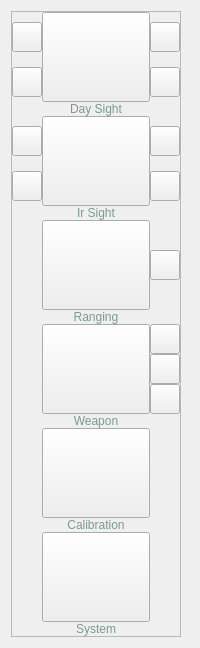
     <widget class="QWidget" name="widget" native="true">
      <layout class="QVBoxLayout" name="verticalLayout">
       <item>
        <widget class="QFrame" name="frame_2">
         <property name="maximumSize">
          <size>
           <width>170</width>
           <height>16777215</height>
          </size>
         </property>
         <property name="frameShape">
          <enum>QFrame::StyledPanel</enum>
         </property>
         <property name="frameShadow">
          <enum>QFrame::Raised</enum>
         </property>
         <layout class="QGridLayout" name="gridLayout_2">
          <property name="leftMargin">
           <number>0</number>
          </property>
          <property name="topMargin">
           <number>0</number>
          </property>
          <property name="rightMargin">
           <number>0</number>
          </property>
          <property name="bottomMargin">
           <number>0</number>
          </property>
          <property name="spacing">
           <number>0</number>
          </property>
          <item row="0" column="1" rowspan="2">
           <widget class="QPushButton" name="bt_f_1">
            <property name="sizePolicy">
             <sizepolicy hsizetype="Minimum" vsizetype="Expanding">
              <horstretch>0</horstretch>
              <verstretch>0</verstretch>
             </sizepolicy>
            </property>
            <property name="minimumSize">
             <size>
              <width>100</width>
              <height>90</height>
             </size>
            </property>
            <property name="text">
             <string/>
            </property>
            <property name="checkable">
             <bool>true</bool>
            </property>
            <property name="autoExclusive">
             <bool>true</bool>
            </property>
           </widget>
          </item>
          <item row="8" column="2">
           <widget class="QPushButton" name="bt_f_4_1">
            <property name="sizePolicy">
             <sizepolicy hsizetype="Minimum" vsizetype="Minimum">
              <horstretch>0</horstretch>
              <verstretch>0</verstretch>
             </sizepolicy>
            </property>
            <property name="minimumSize">
             <size>
              <width>30</width>
              <height>30</height>
             </size>
            </property>
            <property name="maximumSize">
             <size>
              <width>30</width>
              <height>30</height>
             </size>
            </property>
            <property name="text">
             <string/>
            </property>
            <property name="checkable">
             <bool>true</bool>
            </property>
            <property name="autoExclusive">
             <bool>false</bool>
            </property>
           </widget>
          </item>
          <item row="0" column="0">
           <widget class="QPushButton" name="bt_f_1_2">
            <property name="sizePolicy">
             <sizepolicy hsizetype="Minimum" vsizetype="Minimum">
              <horstretch>0</horstretch>
              <verstretch>0</verstretch>
             </sizepolicy>
            </property>
            <property name="minimumSize">
             <size>
              <width>30</width>
              <height>30</height>
             </size>
            </property>
            <property name="maximumSize">
             <size>
              <width>30</width>
              <height>30</height>
             </size>
            </property>
            <property name="text">
             <string/>
            </property>
            <property name="checkable">
             <bool>true</bool>
            </property>
            <property name="autoExclusive">
             <bool>false</bool>
            </property>
           </widget>
          </item>
          <item row="8" column="1" rowspan="3">
           <widget class="QPushButton" name="bt_f_4">
            <property name="sizePolicy">
             <sizepolicy hsizetype="Minimum" vsizetype="Expanding">
              <horstretch>0</horstretch>
              <verstretch>0</verstretch>
             </sizepolicy>
            </property>
            <property name="minimumSize">
             <size>
              <width>100</width>
              <height>90</height>
             </size>
            </property>
            <property name="text">
             <string/>
            </property>
            <property name="checkable">
             <bool>true</bool>
            </property>
            <property name="checked">
             <bool>false</bool>
            </property>
            <property name="autoExclusive">
             <bool>true</bool>
            </property>
           </widget>
          </item>
          <item row="6" column="1">
           <widget class="QPushButton" name="bt_f_3">
            <property name="sizePolicy">
             <sizepolicy hsizetype="Minimum" vsizetype="Expanding">
              <horstretch>0</horstretch>
              <verstretch>0</verstretch>
             </sizepolicy>
            </property>
            <property name="minimumSize">
             <size>
              <width>100</width>
              <height>90</height>
             </size>
            </property>
            <property name="text">
             <string/>
            </property>
            <property name="checkable">
             <bool>true</bool>
            </property>
            <property name="autoExclusive">
             <bool>true</bool>
            </property>
           </widget>
          </item>
          <item row="3" column="2">
           <widget class="QPushButton" name="bt_f_2_3">
            <property name="sizePolicy">
             <sizepolicy hsizetype="Minimum" vsizetype="Minimum">
              <horstretch>0</horstretch>
              <verstretch>0</verstretch>
             </sizepolicy>
            </property>
            <property name="minimumSize">
             <size>
              <width>30</width>
              <height>30</height>
             </size>
            </property>
            <property name="maximumSize">
             <size>
              <width>30</width>
              <height>30</height>
             </size>
            </property>
            <property name="text">
             <string/>
            </property>
            <property name="checkable">
             <bool>true</bool>
            </property>
            <property name="autoExclusive">
             <bool>false</bool>
            </property>
           </widget>
          </item>
          <item row="12" column="1" rowspan="2">
           <widget class="QPushButton" name="bt_f_5">
            <property name="sizePolicy">
             <sizepolicy hsizetype="Minimum" vsizetype="Expanding">
              <horstretch>0</horstretch>
              <verstretch>0</verstretch>
             </sizepolicy>
            </property>
            <property name="minimumSize">
             <size>
              <width>100</width>
              <height>90</height>
             </size>
            </property>
            <property name="text">
             <string/>
            </property>
            <property name="checkable">
             <bool>true</bool>
            </property>
            <property name="autoExclusive">
             <bool>true</bool>
            </property>
           </widget>
          </item>
          <item row="11" column="1">
           <widget class="QLabel" name="label_4">
            <property name="styleSheet">
             <string notr="true">color: rgb(123, 154, 147);</string>
            </property>
            <property name="text">
             <string>Weapon</string>
            </property>
            <property name="alignment">
             <set>Qt::AlignCenter</set>
            </property>
           </widget>
          </item>
          <item row="10" column="2">
           <widget class="QPushButton" name="bt_f_4_3">
            <property name="sizePolicy">
             <sizepolicy hsizetype="Minimum" vsizetype="Minimum">
              <horstretch>0</horstretch>
              <verstretch>0</verstretch>
             </sizepolicy>
            </property>
            <property name="minimumSize">
             <size>
              <width>30</width>
              <height>30</height>
             </size>
            </property>
            <property name="maximumSize">
             <size>
              <width>30</width>
              <height>30</height>
             </size>
            </property>
            <property name="text">
             <string/>
            </property>
            <property name="checkable">
             <bool>true</bool>
            </property>
            <property name="autoExclusive">
             <bool>false</bool>
            </property>
           </widget>
          </item>
          <item row="0" column="2">
           <widget class="QPushButton" name="bt_f_1_1">
            <property name="sizePolicy">
             <sizepolicy hsizetype="Minimum" vsizetype="Minimum">
              <horstretch>0</horstretch>
              <verstretch>0</verstretch>
             </sizepolicy>
            </property>
            <property name="minimumSize">
             <size>
              <width>30</width>
              <height>30</height>
             </size>
            </property>
            <property name="maximumSize">
             <size>
              <width>30</width>
              <height>30</height>
             </size>
            </property>
            <property name="text">
             <string/>
            </property>
            <property name="checkable">
             <bool>true</bool>
            </property>
            <property name="autoExclusive">
             <bool>false</bool>
            </property>
           </widget>
          </item>
          <item row="15" column="1">
           <widget class="QPushButton" name="bt_f_6">
            <property name="sizePolicy">
             <sizepolicy hsizetype="Minimum" vsizetype="Expanding">
              <horstretch>0</horstretch>
              <verstretch>0</verstretch>
             </sizepolicy>
            </property>
            <property name="minimumSize">
             <size>
              <width>100</width>
              <height>90</height>
             </size>
            </property>
            <property name="text">
             <string/>
            </property>
            <property name="checkable">
             <bool>true</bool>
            </property>
            <property name="autoExclusive">
             <bool>true</bool>
            </property>
           </widget>
          </item>
          <item row="3" column="0">
           <widget class="QPushButton" name="bt_f_2_1">
            <property name="sizePolicy">
             <sizepolicy hsizetype="Minimum" vsizetype="Minimum">
              <horstretch>0</horstretch>
              <verstretch>0</verstretch>
             </sizepolicy>
            </property>
            <property name="minimumSize">
             <size>
              <width>30</width>
              <height>30</height>
             </size>
            </property>
            <property name="maximumSize">
             <size>
              <width>30</width>
              <height>30</height>
             </size>
            </property>
            <property name="text">
             <string/>
            </property>
            <property name="checkable">
             <bool>true</bool>
            </property>
            <property name="autoExclusive">
             <bool>false</bool>
            </property>
           </widget>
          </item>
          <item row="3" column="1" rowspan="2">
           <widget class="QPushButton" name="bt_f_2">
            <property name="sizePolicy">
             <sizepolicy hsizetype="Minimum" vsizetype="Expanding">
              <horstretch>0</horstretch>
              <verstretch>0</verstretch>
             </sizepolicy>
            </property>
            <property name="minimumSize">
             <size>
              <width>100</width>
              <height>90</height>
             </size>
            </property>
            <property name="text">
             <string/>
            </property>
            <property name="checkable">
             <bool>true</bool>
            </property>
            <property name="autoExclusive">
             <bool>true</bool>
            </property>
           </widget>
          </item>
          <item row="1" column="0">
           <widget class="QPushButton" name="bt_f_1_3">
            <property name="sizePolicy">
             <sizepolicy hsizetype="Minimum" vsizetype="Minimum">
              <horstretch>0</horstretch>
              <verstretch>0</verstretch>
             </sizepolicy>
            </property>
            <property name="minimumSize">
             <size>
              <width>30</width>
              <height>30</height>
             </size>
            </property>
            <property name="maximumSize">
             <size>
              <width>30</width>
              <height>30</height>
             </size>
            </property>
            <property name="text">
             <string/>
            </property>
            <property name="checkable">
             <bool>true</bool>
            </property>
            <property name="autoExclusive">
             <bool>false</bool>
            </property>
           </widget>
          </item>
          <item row="14" column="1">
           <widget class="QLabel" name="label_5">
            <property name="styleSheet">
             <string notr="true">color: rgb(123, 154, 147);</string>
            </property>
            <property name="text">
             <string>Calibration</string>
            </property>
            <property name="alignment">
             <set>Qt::AlignCenter</set>
            </property>
           </widget>
          </item>
          <item row="4" column="0">
           <widget class="QPushButton" name="bt_f_2_2">
            <property name="sizePolicy">
             <sizepolicy hsizetype="Minimum" vsizetype="Minimum">
              <horstretch>0</horstretch>
              <verstretch>0</verstretch>
             </sizepolicy>
            </property>
            <property name="minimumSize">
             <size>
              <width>30</width>
              <height>30</height>
             </size>
            </property>
            <property name="maximumSize">
             <size>
              <width>30</width>
              <height>30</height>
             </size>
            </property>
            <property name="text">
             <string/>
            </property>
            <property name="checkable">
             <bool>true</bool>
            </property>
            <property name="autoExclusive">
             <bool>false</bool>
            </property>
           </widget>
          </item>
          <item row="4" column="2">
           <widget class="QPushButton" name="bt_f_2_4">
            <property name="sizePolicy">
             <sizepolicy hsizetype="Minimum" vsizetype="Minimum">
              <horstretch>0</horstretch>
              <verstretch>0</verstretch>
             </sizepolicy>
            </property>
            <property name="minimumSize">
             <size>
              <width>30</width>
              <height>30</height>
             </size>
            </property>
            <property name="maximumSize">
             <size>
              <width>30</width>
              <height>30</height>
             </size>
            </property>
            <property name="text">
             <string/>
            </property>
            <property name="checkable">
             <bool>true</bool>
            </property>
            <property name="autoExclusive">
             <bool>false</bool>
            </property>
           </widget>
          </item>
          <item row="1" column="2">
           <widget class="QPushButton" name="bt_f_1_6">
            <property name="sizePolicy">
             <sizepolicy hsizetype="Minimum" vsizetype="Minimum">
              <horstretch>0</horstretch>
              <verstretch>0</verstretch>
             </sizepolicy>
            </property>
            <property name="minimumSize">
             <size>
              <width>30</width>
              <height>30</height>
             </size>
            </property>
            <property name="maximumSize">
             <size>
              <width>30</width>
              <height>30</height>
             </size>
            </property>
            <property name="text">
             <string/>
            </property>
            <property name="checkable">
             <bool>true</bool>
            </property>
            <property name="autoExclusive">
             <bool>false</bool>
            </property>
           </widget>
          </item>
          <item row="6" column="2">
           <widget class="QPushButton" name="bt_f_3_1">
            <property name="sizePolicy">
             <sizepolicy hsizetype="Minimum" vsizetype="Minimum">
              <horstretch>0</horstretch>
              <verstretch>0</verstretch>
             </sizepolicy>
            </property>
            <property name="minimumSize">
             <size>
              <width>30</width>
              <height>30</height>
             </size>
            </property>
            <property name="maximumSize">
             <size>
              <width>30</width>
              <height>30</height>
             </size>
            </property>
            <property name="text">
             <string/>
            </property>
            <property name="checkable">
             <bool>true</bool>
            </property>
            <property name="autoExclusive">
             <bool>false</bool>
            </property>
           </widget>
          </item>
          <item row="7" column="1">
           <widget class="QLabel" name="label_3">
            <property name="styleSheet">
             <string notr="true">color: rgb(123, 154, 147);</string>
            </property>
            <property name="text">
             <string>Ranging</string>
            </property>
            <property name="alignment">
             <set>Qt::AlignCenter</set>
            </property>
           </widget>
          </item>
          <item row="5" column="1">
           <widget class="QLabel" name="label_2">
            <property name="styleSheet">
             <string notr="true">color: rgb(123, 154, 147);</string>
            </property>
            <property name="text">
             <string>Ir Sight</string>
            </property>
            <property name="alignment">
             <set>Qt::AlignCenter</set>
            </property>
           </widget>
          </item>
          <item row="2" column="1">
           <widget class="QLabel" name="label">
            <property name="styleSheet">
             <string notr="true">color: rgb(123, 154, 147);</string>
            </property>
            <property name="text">
             <string>Day Sight</string>
            </property>
            <property name="alignment">
             <set>Qt::AlignCenter</set>
            </property>
           </widget>
          </item>
          <item row="16" column="1">
           <widget class="QLabel" name="label_6">
            <property name="styleSheet">
             <string notr="true">color: rgb(123, 154, 147);</string>
            </property>
            <property name="text">
             <string>System</string>
            </property>
            <property name="alignment">
             <set>Qt::AlignCenter</set>
            </property>
           </widget>
          </item>
          <item row="9" column="2">
           <widget class="QPushButton" name="bt_f_4_2">
            <property name="sizePolicy">
             <sizepolicy hsizetype="Minimum" vsizetype="Minimum">
              <horstretch>0</horstretch>
              <verstretch>0</verstretch>
             </sizepolicy>
            </property>
            <property name="minimumSize">
             <size>
              <width>30</width>
              <height>30</height>
             </size>
            </property>
            <property name="maximumSize">
             <size>
              <width>30</width>
              <height>30</height>
             </size>
            </property>
            <property name="text">
             <string/>
            </property>
            <property name="checkable">
             <bool>true</bool>
            </property>
            <property name="autoExclusive">
             <bool>false</bool>
            </property>
           </widget>
          </item>
         </layout>
        </widget>
       </item>
      </layout>
     </widget>
